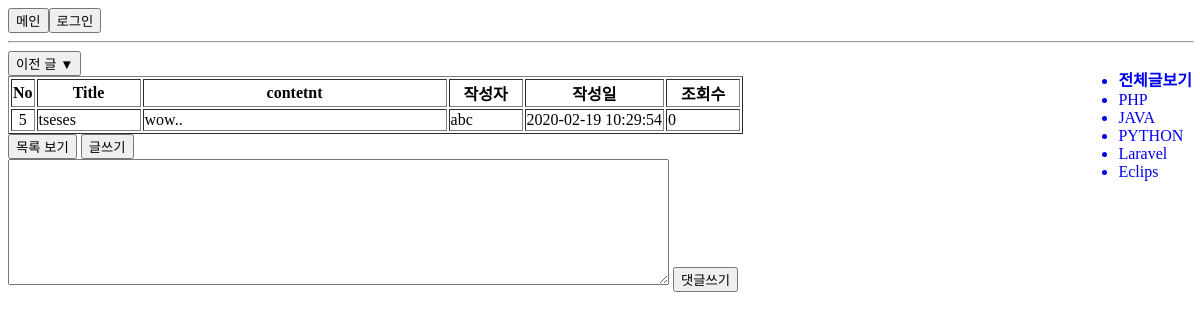
Screenshot of /show.php?content_no=5 with the database file from the repository.
### tables this page shows
create table category_tb(
	category_no int primary key auto_increment,
    category_nm varchar(20) 
)default charset = utf8;

### show.php (the view, shortened to what this page needs)
<link rel="stylesheet" href="show.css">
<header>
<button id="main" onclick="location.href='main.php'">메인</button>
<?php
if(isset($_SESSION['id']))
{   $id = $_SESSION['id'];
    ?>
	<button class="header" onclick="location.href='logout.php'"> 로그아웃</button>
    <a href="mypage.php"><button class="header">마이페이지</button></a>
    <?php
    print '<div class="header">'.$id.' 님</div>';
}
else
{   $id='';
?>
	<button onclick="location.href='login.html'"> 로그인</button>
<?php
}
?>
</header>
<hr>
<div class="main_content">
<?php
$pdo = DB_conn();
$_SESSION['content_no'] = $content_no = $_GET['content_no'];
$category = $_SESSION['category'];
try
{
    if($category>0)
    {   $query = "SELECT max(content_no) max, min(content_no) min from contents_tb where category_no = $category";
        $stmh=$pdo->prepare($query);
        $stmh->execute();
    }
    else
    {   $query = "SELECT max(content_no) max, min(content_no) min from contents_tb";
        $stmh=$pdo->prepare($query);
        $stmh->execute();
    }
}
catch(PDOException $e)
{   print 'err: '. $e->getMessage();
$pdo->rollBack();
}
while ($row=$stmh->fetch(PDO::FETCH_ASSOC)) {
    $min=$row['min'];
}
try
{
    if($category>0)
    {   $query = "SELECT max(content_no) forward from contents_tb where content_no < $content_no and category_no=$category";
        $stmh=$pdo->prepare($query);
        $stmh->execute();
    }
    else
    {   $query = "SELECT max(content_no) forward from contents_tb where content_no < $content_no";
        $stmh=$pdo->prepare($query);
        $stmh->execute();
    }
}
catch(PDOException $e)
{   print 'err: '. $e->getMessage();
$pdo->rollBack();
}
while ($row=$stmh->fetch(PDO::FETCH_ASSOC)) {
    $forward=$row['forward'];
}
try
{
    if($category>0)
    {   $query = "SELECT min(content_no) next_ from contents_tb where content_no > $content_no and category_no = $category";
        $stmh=$pdo->prepare($query);
        $stmh->execute();
    }
    else
    {   $query = "SELECT min(content_no) next_ from contents_tb where content_no > $content_no";
        $stmh=$pdo->prepare($query);
        $stmh->execute();
    }
}
catch(PDOException $e)
{   print 'err: '. $e->getMessage();
$pdo->rollBack();
}
if (!($min==($content_no))) {
    print "<button onclick='location.href=\"show.php?content_no=".($forward)."\"'>이전 글 ▼</button>";
}
if(!isset($_COOKIE[$id.$content_no])) {
    try
    {
        $query = "update contents_tb set view_cnt = view_cnt + 1 where content_no = :no";
        $stmh=$pdo->prepare($query);
        $stmh->bindValue(':no',$content_no);
        $stmh->execute();
    }
    catch(PDOException $e)
    {   print 'err: '. $e->getMessage();
    $pdo->rollBack();
    }
}
try
{
    $query = "select * from show_view where content_no = :no";
    $stmh=$pdo->prepare($query);
    $stmh->bindValue(':no',$content_no);
    $stmh->execute();
}
catch(PDOException $e)
{   print 'err: '. $e->getMessage();
    $pdo->rollBack();
}
?>
<TABLE border="1">
<TBODY>
    <TR>
        <TH>No</TH>
        <TH width=100px>Title</TH>
        <TH width=300px>contetnt</TH>
        <TH width=70px>작성자</TH>
        <TH>작성일</TH>
        <TH width=70px>조회수</TH>
    </TR>
<?php
while($row=$stmh->fetch(PDO::FETCH_ASSOC))
{?>
    <TR>
        <TD align="center"><?=htmlspecialchars($row['content_no'])?></TD>
        <TD><?=$row['title']?></TD>
        <TD><?=nl2br($row['content'])?></TD>
        <TD><?=$writer=$row['id']?></TD>
        <TD><?=$row['write_dt']?></TD>
        <TD><?=$row['view_cnt']?></TD>
    </TR>
<?php
}
?>
</TBODY>
</TABLE>
<footer>
<button onclick="location.href='list.php'">목록 보기</button>
<button onclick="location.href='insert.php'">글쓰기</button>
</div>
<div class='category'>
    <ul>
        <a href="list.php?category=0"><li><b>전체글보기</b></li></a>
        <?php
        try
        {   $query = "SELECT * from category_tb";
            $stmh = $pdo->prepare($query);
            $stmh->execute();
        }
        catch(PDOException $e){ print 'err: '.$e->getMessage(); }
        while($row=$stmh->fetch(PDO::FETCH_ASSOC))
        {   $cg_no = $row['category_no'];
            $cg_nm = $row['category_nm'];
            print "<a href='list.php?category=$cg_no'><li>$cg_nm</li></a>";
        }
        ?>
    </ul>
</div>
<?php require_once('reply.php'); ?>

### show.css (style rules this page uses)
.main_content { width: auto; float: left; }
.category { float: right; }
hr { width: 100%; }
#main { float: left; }
a:link { text-decoration: none; }

### rows the page displays
category_tb: category_nm "PHP"
category_tb: category_nm "JAVA"
category_tb: category_nm "PYTHON"
category_tb: category_nm "Laravel"
category_tb: category_nm "Eclips"

### other values shown
$row['content_no'] "5"
$row['title'] "tseses"
$row['content'] "wow.."
$writer=$row['id'] "abc"
$row['write_dt'] "2020-02-19 10:29:54"
$row['view_cnt'] "0"
